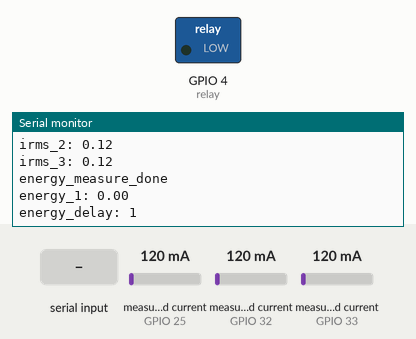
Simulated run of this sketch. Board: ESP32. Shown: switched loads named in the sketch (green lamp = pin HIGH), the last lines printed to the serial monitor. Inputs (shaded band) come from the test bench; at power-on: measured current (sensors on GPIO 25, GPIO 32, GPIO 33) 120 mA. EEPROM starts erased.

Above: at 2.2 s.
2.3 s: "pst" received over the second serial link
At 3.1 s:
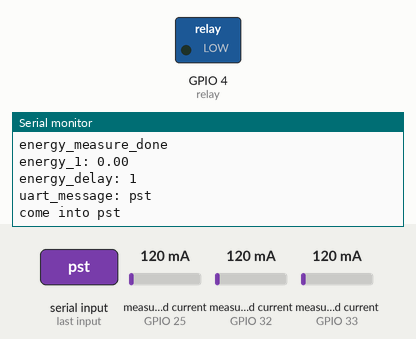
4.1 s: "pct" received over the second serial link
At 5.4 s:
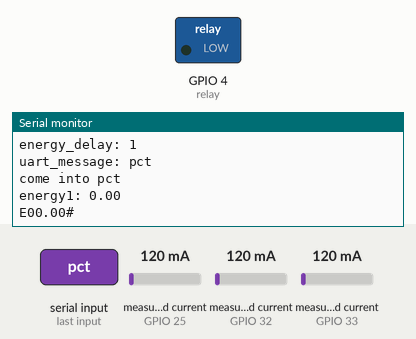
6.1 s: "*" received over the second serial link
At 7.3 s:
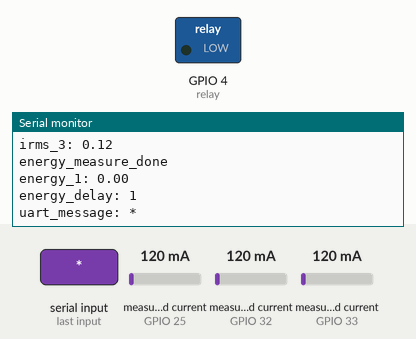
Timing chart, 0 to 9.1 s (numbered marks = the images above; inputs shaded):
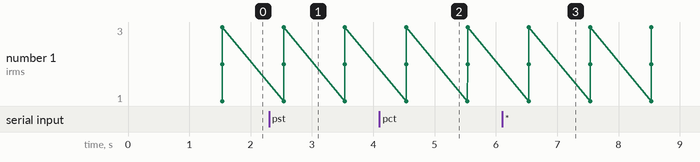

Measured:
- after the input at 2.3 s, the serial monitor: prints a new line after 0.34 s (image 1)
- after the input at 4.1 s, the serial monitor: prints a new line after 0.54 s (image 2)
- after the input at 6.1 s, the serial monitor: prints a new line after 0.54 s (image 3)

The sketch:

energy_dac_01.ino
```cpp
#include <Wire.h>
#include <Adafruit_MCP4725.h>
#include "EmonLib.h"
#include "EEPROM.h"

#define relay 4
#define touch 12
#define ENERGY 1
#define DAC_RESOLUTION    (9)   // Set this value to 9, 8, 7, 6 or 5 to adjust the resolution
Adafruit_MCP4725 dac;

#define RXD2 16
#define TXD2 17
String uart_message = "";

EnergyMonitor emon1;// Create an instance
EnergyMonitor emon2;
EnergyMonitor emon3;
#define current_transformer_1  32
#define current_transformer_2  33
#define current_transformer_3  25
float voltage = 0;

unsigned int touch_counter;
bool relay_flg = false;

/////////////////////ENERGY////////////////////////
float energy = 0 ;
float energy1 = 0.0;
float total_power = 0.0;
unsigned long e_last_time = 0;
unsigned long e_current_time = 0;
double total_amps;
bool energy_measure_flg = false;
unsigned char energy_read_delay;
////////////////////EEPROM /////////////////
unsigned int energy_address = 0;
unsigned int ener_stat_addr = 10;

//////////////////////////TIMER/////////////////////
unsigned int one_millisecond_counter;
unsigned char one_second_counter;
unsigned char hundred_ms_counter;
unsigned char one_minute_counter;
unsigned char epp_write_delay;
bool check_second;
hw_timer_t * timer = NULL;      //H/W timer defining (Pointer to the Structure)
portMUX_TYPE timerMux = portMUX_INITIALIZER_UNLOCKED;

void IRAM_ATTR onTimer();

void setup() {
  // put your setup code here, to run once:
  timer = timerBegin(1, 80, true);             // timer 0, prescalar: 80, UP counting
  timerAttachInterrupt(timer, &onTimer, true);   // Attach interrupt
  timerAlarmWrite(timer, 100, true);     // Match value= 1000000 for 1 sec. delay.
  timerAlarmEnable(timer);
  Serial.begin(115200);
  Serial2.begin(9600, SERIAL_8N1, RXD2, TXD2);
  Serial2.setTimeout(100);

  pinMode(relay, OUTPUT);
  pinMode(touch, INPUT);
  digitalWrite(relay, LOW);
  Serial.println("start");
  delay(1000);
  if (dac.begin(0x60))        //could be 0x60 or 0x62
  {
    Serial.println("MCP4725 Initialized Successfully.");
  }
  else
  {
    Serial.println("Failed to Initialize MCP4725.");
  }
  emon1.current(current_transformer_1, 5);
  emon2.current(current_transformer_2, 5);
  emon3.current(current_transformer_3, 4.9);

  if (!(EEPROM.begin(1000)))
  {
    Serial.println("E F");
  }
  default_set_eeprom_fun();
//  EEPROM.writeBool(ener_stat_addr, false);
//  EEPROM.commit();
  energy_measure_flg = EEPROM.readBool(ener_stat_addr);
  Serial.println("measure: " + String(energy_measure_flg));
  if(energy_measure_flg)
  energy1 = EEPROM.readFloat(energy_address);
  else
  energy1 = 0.00;
}

void loop()
{
 /* while ((digitalRead(touch)) && (touch_counter < 50))
  {
    touch_counter++;
    delay(100);
    Serial.println(String(touch_counter));
    if (touch_counter >= 40)
    {
      int current_state = digitalRead(relay);
      digitalWrite(relay, !current_state);
      break;
    }
  }
  touch_counter = 0;*/

  if (Serial2.available())
  {
    uart_message = "";
    uart_message = Serial2.readString();
    Serial.println("uart_message: " + uart_message);
    if ((uart_message[0] == '*') && (uart_message[4] == '#'))
    {
      Serial.println("substring: " + String(uart_message.substring(1, 4)));
      unsigned int check = (uart_message.substring(1, 4).toInt());

      Serial.println("check: " + String(check));
      voltage = 0.05 * check;
      if (check == 100)
      {
        voltage = 5.00;
      }
      Serial.println("voltage: " + String(voltage));
      dac.setVoltage((voltage * 4095.0) / 5.0, false);
      Serial2.print("*ok#");
    }
    else if ((uart_message == "pst") && (!energy_measure_flg)) //*pst#
    {
      energy_measure_flg = true;
      Serial.println("come into pst");
      energy1 = 0;
      EEPROM.writeBool(ener_stat_addr, true);
      EEPROM.writeFloat(energy_address, 000.00);
      EEPROM.commit();
      epp_write_delay = 1;
    }
    else if ((uart_message == "pct")/* && (energy_measure_flg)*/)
    {
      Serial.println("come into pct");
      sending_energy_fun();
      energy_measure_flg = false;
      EEPROM.writeBool(ener_stat_addr, false);
      EEPROM.writeFloat(energy_address, 000.00);
      energy1 = 0;
      EEPROM.commit();

    }
  }
  if ((energy_read_delay <= 0))
  {
    current_measurement_fun();
    energy_read_delay  = 1;
    Serial.println("energy_delay: " + String(energy_read_delay));
  }
}

void current_measurement_fun()
{
  double Irms_1 = emon1.calcIrms(1484);
  double Irms_2 = emon2.calcIrms(1484);
  double Irms_3 = emon3.calcIrms(1484);
  if (ENERGY)
  {
    Serial.println("irms_1: " + String(Irms_1));
    Serial.println("irms_2: " + String(Irms_2));
    Serial.println("irms_3: " + String(Irms_3));
  }
  Serial.println("energy_measure_done");
  total_amps = ((Irms_1 * 230) + (Irms_2 * 230) + ( Irms_3 * 230));
  total_power = total_amps;
  e_last_time = e_current_time;
  e_current_time = millis();
  energy = 0.0;
  energy = energy +  total_power * (( e_current_time - e_last_time) / 3600000.0) ; // calculate power in Watt-Hour // 1 Hour = 60mins x 60 Secs x 1000 Milli Secs
  energy1 = energy1 + (energy / 1000.00);
  Serial.println("energy_1: " + String(energy1));
  if ((epp_write_delay <= 0) && (energy_measure_flg))
  {
    EEPROM.writeFloat(energy_address, energy1);
    EEPROM.commit();
    Serial.println("energy1: " + String(energy1));
    epp_write_delay = 1;
    Serial.println("es");
  }
}

void default_set_eeprom_fun()
{
  if ((EEPROM.readBool(101)))
  {
    //epp_zero_fun();
    EEPROM.writeBool(101, false);
    EEPROM.writeBool(ener_stat_addr, false);
    EEPROM.writeFloat(energy_address, 000.00);
    EEPROM.commit();
    Serial.println("defaulting");
  }
}

void sending_energy_fun()
{
  Serial.println("energy1: " + String(energy1));
  if (energy1 < 10.00)
  {
    Serial.println("E0" + String(energy1, 2) + "#");
    Serial2.println("E0" + String(energy1, 2) + "#");
  }
  else if (energy1 < 100.00)
  {
    Serial.println("E" + String(energy1, 2) + "#");
    Serial2.println("E" + String(energy1, 2) + "#");
  }
  else if (energy1 < 1000.00)
  {
    Serial.println("E" + String(energy1, 1) + "#");
    Serial2.println("E" + String(energy1, 1) + "#");
  }
  else if (energy1 < 10000.00)
  {
    Serial.println("E0" + String(energy1, 0) + "#");
    Serial2.println("E0" + String(energy1, 0) + "#");
  }
  else if (energy1 < 100000.00)
  {
    Serial.println("E" + String(energy1, 0) + "#");
    Serial2.println("E" + String(energy1, 0) + "#");
  }
}
/////*pst# -- process start
/////*pct# -- process complete
/////@999.00# -- energy
```

TIMER.ino
```cpp
void IRAM_ATTR onTimer() {      //Defining Inerrupt function with IRAM_ATTR for faster access
  portENTER_CRITICAL_ISR(&timerMux);
  if (++one_millisecond_counter >= 10)
  {
    one_millisecond_counter = 0;

    if (++hundred_ms_counter >= 100)
    {
      hundred_ms_counter = 0;

      if (++one_second_counter >= 10)
      {
        one_second_counter = 0;
        if(energy_read_delay>0)
        energy_read_delay--;
        if (++one_minute_counter >= 60)
        {
          one_minute_counter = 0;
          if(epp_write_delay>0)
          epp_write_delay--;
        }
      }
    }
  }
  portEXIT_CRITICAL_ISR(&timerMux);
}
```
